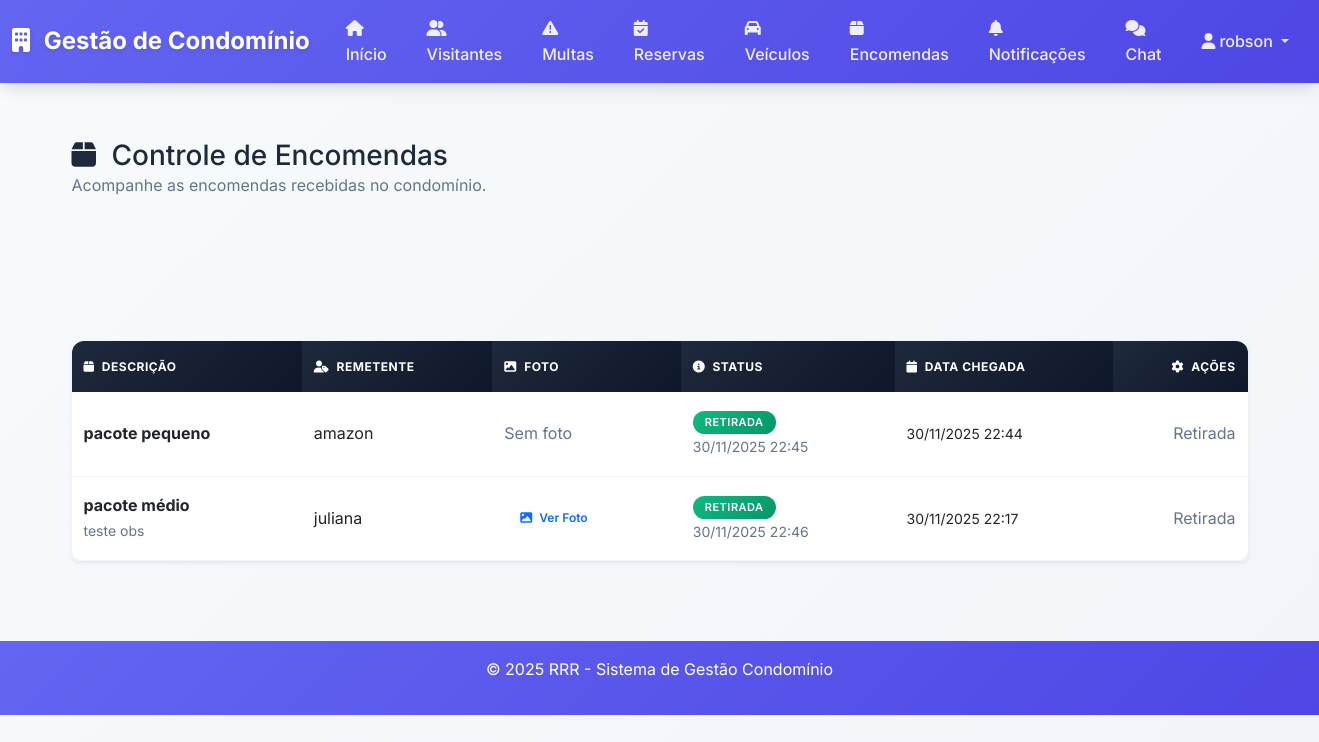
The app's page /encomendas (signed in) with its own data.
### app.py (models this page shows)
class Usuario(db.Model):
    id = db.Column(db.Integer, primary_key=True)
    username = db.Column(db.String(50), nullable=False, unique=True)
    email = db.Column(db.String(100), nullable=False, unique=True)
    senha_hash = db.Column(db.String(255), nullable=False)
    tipo = db.Column(db.String(20), nullable=False)
    morador_id = db.Column(db.Integer, db.ForeignKey('morador.id'), nullable=True)
    ativo = db.Column(db.Boolean, default=True)
    data_cadastro = db.Column(db.DateTime, default=datetime.utcnow)
    morador = db.relationship('Morador', backref='usuario', uselist=False)
    notificacoes_enviadas = db.relationship('Notificacao', backref='autor', lazy=True)
    notificacoes_lidas = db.relationship('NotificacaoLeitura', backref='usuario', lazy=True, cascade='all, delete-orphan')
    mensagens_enviadas = db.relationship('ChatMensagem', foreign_keys='ChatMensagem.remetente_id', backref='remetente', lazy=True, cascade='all, delete-orphan')
    mensagens_recebidas = db.relationship('ChatMensagem', foreign_keys='ChatMensagem.destinatario_id', backref='destinatario', lazy=True, cascade='all, delete-orphan')

class Encomenda(db.Model):
    id = db.Column(db.Integer, primary_key=True)
    morador_id = db.Column(db.Integer, db.ForeignKey('morador.id'), nullable=False)
    descricao = db.Column(db.String(200), nullable=False)
    remetente = db.Column(db.String(100), nullable=True)
    foto = db.Column(db.String(255), nullable=True)
    status = db.Column(db.String(20), default='Pendente')
    data_chegada = db.Column(db.DateTime, default=datetime.utcnow)
    data_retirada = db.Column(db.DateTime, nullable=True)
    observacoes = db.Column(db.Text, nullable=True)
    registrado_por = db.Column(db.Integer, db.ForeignKey('usuario.id'), nullable=False)
    morador = db.relationship('Morador', backref='encomendas')
    registrador = db.relationship('Usuario', backref='encomendas_registradas')

### app.py (the view)
@app.route('/encomendas')
@login_required
def listar_encomendas():
    usuario = Usuario.query.get(session['user_id'])
    if usuario.tipo == 'Admin':
        encomendas = Encomenda.query.join(Morador).order_by(Encomenda.data_chegada.desc()).all()
    else:
        encomendas = Encomenda.query.filter_by(morador_id=usuario.morador_id).order_by(Encomenda.data_chegada.desc()).all()
    pendentes = [e for e in encomendas if e.status == 'Pendente']
    retiradas = [e for e in encomendas if e.status == 'Retirada']
    return render_template('encomendas.html',
                         encomendas=encomendas,
                         usuario=usuario,
                         pendentes=len(pendentes),
                         retiradas=len(retiradas),
                         total=len(encomendas))

### app.py (called while the page is built)
def login_required(f):
    from functools import wraps
    @wraps(f)
    def decorated_function(*args, **kwargs):
        if 'user_id' not in session:
            return redirect(url_for('login'))
        return f(*args, **kwargs)
    return decorated_function

### templates/encomendas.html (shortened to what this page needs)
{% extends "base.html" %}
{% block content %}
<div class="d-flex justify-content-between align-items-center mb-4">
    <div>
        <h1 class="h3 mb-0">
            <i class="fas fa-box me-2"></i>
            Controle de Encomendas
        </h1>
        <p class="text-muted mb-0">Acompanhe as encomendas recebidas no condomínio.</p>
    </div>
</div>
<div class="row mb-4">
    <div class="col-md-4">
    </div>
    <div class="col-md-4">
    </div>
    <div class="col-md-4">
    </div>
</div>
{% if encomendas %}
<div class="table-responsive shadow-sm rounded">
    <table class="table table-hover align-middle mb-0">
        <thead class="table-light">
            <tr>
                <th>
                    <i class="fas fa-box me-1"></i>
                    Descrição
                </th>
                <th>
                    <i class="fas fa-user-tag me-1"></i>
                    Remetente
                </th>
                <th>
                    <i class="fas fa-image me-1"></i>
                    Foto
                </th>
                <th>
                    <i class="fas fa-info-circle me-1"></i>
                    Status
                </th>
                <th>
                    <i class="fas fa-calendar me-1"></i>
                    Data Chegada
                </th>
                <th class="text-end">
                    <i class="fas fa-cog me-1"></i>
                    Ações
                </th>
            </tr>
        </thead>
        <tbody>
            {% for encomenda in encomendas %}
            <tr>
                <td>
                    <strong>{{ encomenda.descricao }}</strong>
                    {% if encomenda.observacoes %}
                    <br><small class="text-muted">{{ encomenda.observacoes }}</small>
                    {% endif %}
                </td>
                <td>
                    {% if encomenda.remetente %}
                        {{ encomenda.remetente }}
                    {% else %}
                        <span class="text-muted">Não informado</span>
                    {% endif %}
                </td>
                <td>
                    {% if encomenda.foto %}
                    <button type="button" class="btn btn-sm btn-outline-primary" data-bs-toggle="modal" data-bs-target="#fotoModal{{ encomenda.id }}">
                        <i class="fas fa-image me-1"></i>
                        Ver Foto
                    </button>
                    {% else %}
                    <span class="text-muted">Sem foto</span>
                    {% endif %}
                </td>
                <td>
                    {% if encomenda.status == 'Pendente' %}
                        <span class="badge bg-warning text-dark">Pendente</span>
                    {% else %}
                        <span class="badge bg-success">Retirada</span>
                        <br><small class="text-muted">{{ encomenda.data_retirada.strftime('%d/%m/%Y %H:%M') }}</small>
                    {% endif %}
                </td>
                <td>
                    <small>{{ encomenda.data_chegada.strftime('%d/%m/%Y %H:%M') }}</small>
                </td>
                <td class="text-end">
                    {% if usuario.tipo == 'Admin' %}
                        {% if encomenda.status == 'Pendente' %}
                        <form action="{{ url_for('retirar_encomenda', encomenda_id=encomenda.id) }}" method="post" class="d-inline">
                            <button type="submit" class="btn btn-sm btn-success" onclick="return confirm('Confirmar retirada desta encomenda?')">
                                <i class="fas fa-check me-1"></i>
                                Marcar como Retirada
                            </button>
                        </form>
                        {% else %}
                        <span class="text-muted">Já retirada</span>
                        {% endif %}
                    {% else %}
                        {% if encomenda.status == 'Pendente' %}
                        <span class="badge bg-warning text-dark">Aguardando retirada</span>
                        {% else %}
                        <span class="text-muted">Retirada</span>
                        {% endif %}
                    {% endif %}
                </td>
            </tr>
            {% endfor %}
        </tbody>
    </table>
</div>
{% endif %}
{% endblock %}

### templates/base.html (shortened to what this page needs)
<!DOCTYPE html>
<html lang="pt-BR">
<head>
    <link href="https://cdn.jsdelivr.net/npm/bootstrap@5.3.0/dist/css/bootstrap.min.css" rel="stylesheet">
    <link href="https://cdnjs.cloudflare.com/ajax/libs/font-awesome/6.4.0/css/all.min.css" rel="stylesheet">
    <link href="{{ url_for('static', filename='css/style.css') }}" rel="stylesheet">
</head>
<body>
    <nav class="navbar navbar-expand-lg navbar-dark bg-primary">
        <div class="container-fluid">
            <a class="navbar-brand" href="{{ url_for('index') }}">
                <i class="fas fa-building me-2"></i>
                Gestão de Condomínio
            </a>
            <div class="collapse navbar-collapse" id="navbarNav">
                <ul class="navbar-nav mx-auto">
                    {% if session.user_id %}
                    <li class="nav-item">
                        <a class="nav-link" href="{{ url_for('index') }}">
                            <i class="fas fa-home me-1"></i>Início
                        </a>
                    </li>
                    <li class="nav-item">
                        <a class="nav-link" href="{{ url_for('listar_visitantes') }}">
                            <i class="fas fa-user-friends me-1"></i>Visitantes
                        </a>
                    </li>
                    <li class="nav-item">
                        <a class="nav-link" href="{{ url_for('listar_multas') }}">
                            <i class="fas fa-exclamation-triangle me-1"></i>Multas
                        </a>
                    </li>
                    <li class="nav-item">
                        <a class="nav-link" href="{{ url_for('listar_reservas') }}">
                            <i class="fas fa-calendar-check me-1"></i>Reservas
                        </a>
                    </li>
                    <li class="nav-item">
                        <a class="nav-link" href="{{ url_for('listar_veiculos') }}">
                            <i class="fas fa-car me-1"></i>Veículos
                        </a>
                    </li>
                    <li class="nav-item">
                        <a class="nav-link" href="{{ url_for('listar_encomendas') }}">
                            <i class="fas fa-box me-1"></i>Encomendas
                        </a>
                    </li>
                    <li class="nav-item">
                        <a class="nav-link" href="{{ url_for('listar_notificacoes') }}">
                            <i class="fas fa-bell me-1"></i>Notificações
                        </a>
                    </li>
                    <li class="nav-item">
                        <a class="nav-link" href="{{ url_for('chat_home') }}">
                            <i class="fas fa-comments me-1"></i>Chat
                        </a>
                    </li>
                    {% endif %}
                </ul>
                <ul class="navbar-nav ms-auto">
                    {% if session.user_id %}
                    <li class="nav-item dropdown">
                        <a class="nav-link dropdown-toggle" href="#" role="button" data-bs-toggle="dropdown">
                            <i class="fas fa-user me-1"></i>{{ session.username }}
                        </a>
                    </li>
                    {% else %}
                    <li class="nav-item">
                        <a class="nav-link" href="{{ url_for('login') }}">
                            <i class="fas fa-sign-in-alt me-1"></i>Login
                        </a>
                    </li>
                    {% endif %}
                </ul>
            </div>
        </div>
    </nav>
    <main class="container my-4">
        {% block content %}{% endblock %}
    </main>
    <footer class="text-center py-3 mt-5">
        <div class="container">
            <p>&copy; 2025 RRR - Sistema de Gestão Condomínio</p>
        </div>
    </footer>
</body>
</html>

### static/css/style.css (style rules this page uses)
:root { --primary-color: #6366f1; --primary-dark: #4f46e5; --success-color: #10b981; --success-dark: #059669; --info-color: #06b6d4; --warning-color: #f59e0b; --danger-color: #ef4444; --danger-dark: #dc2626; --light-color: #f8fafc; --dark-color: #1e293b; --gray-50: #f8fafc; --gray-100: #f1f5f9; --gray-200: #e2e8f0; --gray-300: #cbd5e1; --gray-400: #94a3b8; --gray-500: #64748b; --gray-600: #475569; --gray-700: #334155; --gray-800: #1e293b; --gray-900: #0f172a; --shadow-sm: 0 1px 2px 0 rgb(0 0 0 / 0.05); --shadow-md: 0 4px 6px -1px rgb(0 0 0 / 0.1), 0 2px 4px -2px rgb(0 0 0 / 0.1); --shadow-lg: 0 10px 15px -3px rgb(0 0 0 / 0.1), 0 4px 6px -4px rgb(0 0 0 / 0.1); --shadow-xl: 0 20px 25px -5px rgb(0 0 0 / 0.1), 0 8px 10px -6px rgb(0 0 0 / 0.1); --border-radius: 12px; --border-radius-lg: 16px; }
* { box-sizing: border-box; }
body { font-family: 'Inter', -apple-system, BlinkMacSystemFont, 'Segoe UI', Roboto, sans-serif; background: linear-gradient(135deg, var(--gray-50) 0%, var(--gray-100) 100%); color: var(--gray-800); line-height: 1.6; min-height: 100vh; }
.navbar { background: linear-gradient(135deg, var(--primary-color) 0%, var(--primary-dark) 100%) !important; backdrop-filter: blur(10px); box-shadow: var(--shadow-lg); border: none; position: relative !important; z-index: 1050 !important; }
.navbar-brand { font-weight: 700; font-size: 1.5rem; color: white !important; text-shadow: 0 2px 4px rgba(0,0,0,0.1); }
.nav-link { color: rgba(255,255,255,0.9) !important; font-weight: 500; transition: all 0.3s ease; border-radius: 8px; margin: 0 4px; padding: 8px 16px !important; }
.btn { border-radius: var(--border-radius); font-weight: 600; padding: 12px 24px; font-size: 14px; transition: all 0.3s cubic-bezier(0.4, 0, 0.2, 1); border: none; position: relative; overflow: hidden; }
.btn::before { content: ''; position: absolute; top: 0; left: -100%; width: 100%; height: 100%; background: linear-gradient(90deg, transparent, rgba(255,255,255,0.2), transparent); transition: left 0.5s; }
.table { border-radius: var(--border-radius); overflow: hidden; box-shadow: var(--shadow-sm); background: white; }
.table thead th { border: none; font-weight: 700; text-transform: uppercase; font-size: 12px; letter-spacing: 0.5px; background: linear-gradient(135deg, var(--gray-800) 0%, var(--gray-900) 100%); color: white; padding: 16px 12px; }
.table tbody tr { transition: all 0.3s ease; border-bottom: 1px solid var(--gray-100); }
.table tbody td { padding: 16px 12px; vertical-align: middle; }
.badge { font-size: 11px; font-weight: 600; padding: 6px 12px; border-radius: 20px; text-transform: uppercase; letter-spacing: 0.5px; }
.badge.bg-success { background: linear-gradient(135deg, var(--success-color) 0%, var(--success-dark) 100%) !important; }
footer { margin-top: auto; background: linear-gradient(135deg, var(--primary-color) 0%, var(--primary-dark) 100%); color: white; border-top: none; }
.nav-link { animation: slideIn 0.4s cubic-bezier(0.4, 0, 0.2, 1); }
.container { max-width: 1200px; }
main.container { padding-top: 2rem; padding-bottom: 2rem; }
.btn-sm { padding: 8px 16px; font-size: 12px; }
.text-muted { color: var(--gray-500) !important; }
h1, h2, h3, h4, h5, h6 { color: var(--gray-800); font-weight: 700; }

### records on screen
Usuario: username "robson"
Encomenda: descricao "pacote pequeno", remetente "amazon", shows "Sem foto", data_retirada "30/11/2025 22:45", data_chegada "30/11/2025 22:44", status "Retirada"
Encomenda: descricao "pacote médio", observacoes "teste obs", remetente "juliana", data_retirada "30/11/2025 22:46", data_chegada "30/11/2025 22:17", status "Retirada"
